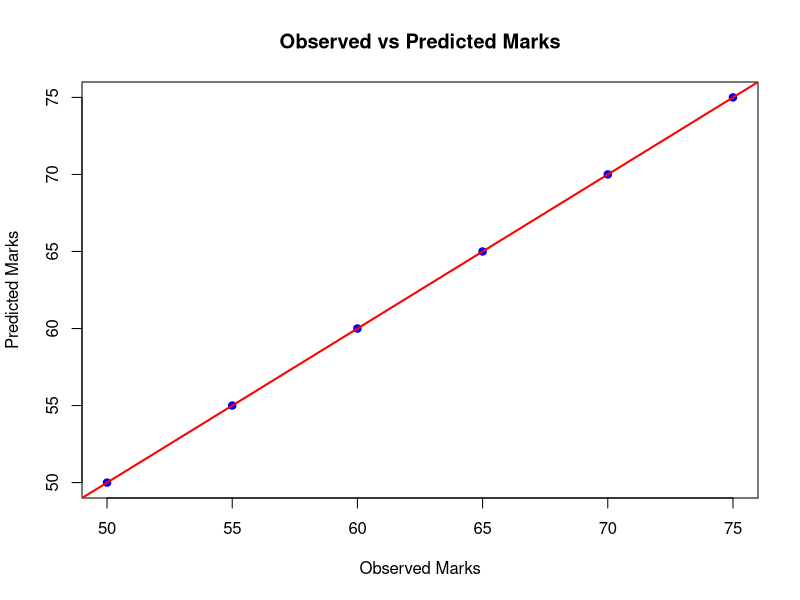

This chart was generated by the following R code:
# Sample Data
study_hours <- c(2, 3, 4, 5, 6, 7)
sleep_hours <- c(6, 7, 6, 8, 7, 8)
revisions <- c(1, 2, 2, 3, 3, 4)
marks <- c(50, 55, 60, 65, 70, 75)
# Combine into a data frame
data <- data.frame(study_hours, sleep_hours, revisions, marks)
# MULTIPLE REGRESSION MODEL
model <- lm(marks ~ study_hours + sleep_hours + revisions, data = data)
cat("==== MULTIPLE REGRESSION SUMMARY ====\n")
print(summary(model))
# PLOT (Observed vs Predicted Marks)
predicted <- predict(model)
plot(marks, predicted,
main = "Observed vs Predicted Marks",
xlab = "Observed Marks",
ylab = "Predicted Marks",
pch = 19,
col = "blue")
abline(a = 0, b = 1, col = "red", lwd = 2)
